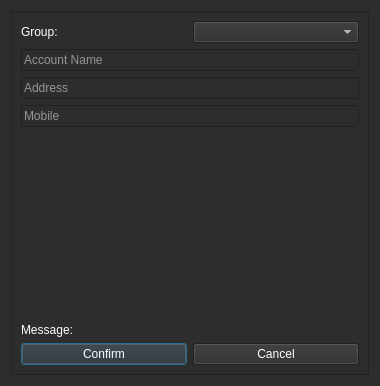
<?xml version="1.0" encoding="UTF-8"?>
<ui version="4.0">
    <class>Dialog</class>
    <widget class="QDialog" name="Dialog">
        <property name="geometry">
            <rect>
                <x>0</x>
                <y>0</y>
                <width>380</width>
                <height>386</height>
            </rect>
        </property>
        <property name="sizePolicy">
            <sizepolicy hsizetype="Fixed" vsizetype="Fixed">
                <horstretch>0</horstretch>
                <verstretch>0</verstretch>
            </sizepolicy>
        </property>
        <property name="font">
            <font>
                <family>Arial</family>
                <pointsize>12</pointsize>
            </font>
        </property>
        <property name="windowTitle">
            <string>Add Account</string>
        </property>
        <property name="styleSheet">
            <string notr="true">background-color: rgb(45, 45, 45);
                color: rgb(255, 255, 255);
            </string>
        </property>
        <layout class="QVBoxLayout" name="verticalLayout_2">
            <item>
                <widget class="QFrame" name="frame">
                    <property name="styleSheet">
                        <string notr="true"/>
                    </property>
                    <property name="frameShape">
                        <enum>QFrame::StyledPanel</enum>
                    </property>
                    <property name="frameShadow">
                        <enum>QFrame::Raised</enum>
                    </property>
                    <layout class="QVBoxLayout" name="verticalLayout">
                        <item>
                            <layout class="QHBoxLayout" name="horizontalLayout">
                                <item>
                                    <widget class="QLabel" name="label">
                                        <property name="text">
                                            <string>Group:</string>
                                        </property>
                                    </widget>
                                </item>
                                <item>
                                    <widget class="QComboBox" name="comboGroup"/>
                                </item>
                            </layout>
                        </item>
                        <item>
                            <widget class="QLineEdit" name="ld_name">
                                <property name="placeholderText">
                                    <string>Account Name</string>
                                </property>
                            </widget>
                        </item>
                        <item>
                            <widget class="QLineEdit" name="ld_address">
                                <property name="placeholderText">
                                    <string>Address</string>
                                </property>
                            </widget>
                        </item>
                        <item>
                            <widget class="QLineEdit" name="ld_mobile">
                                <property name="placeholderText">
                                    <string>Mobile</string>
                                </property>
                            </widget>
                        </item>
                        <item>
                            <spacer name="verticalSpacer">
                                <property name="orientation">
                                    <enum>Qt::Vertical</enum>
                                </property>
                                <property name="sizeHint" stdset="0">
                                    <size>
                                        <width>20</width>
                                        <height>29</height>
                                    </size>
                                </property>
                            </spacer>
                        </item>
                        <item>
                            <widget class="QLabel" name="label_msg">
                                <property name="text">
                                    <string>Message:</string>
                                </property>
                            </widget>
                        </item>
                        <item>
                            <layout class="QHBoxLayout" name="horizontalLayout_2">
                                <item>
                                    <widget class="QPushButton" name="pb_confirm">
                                        <property name="text">
                                            <string>Confirm</string>
                                        </property>
                                    </widget>
                                </item>
                                <item>
                                    <widget class="QPushButton" name="pb_cancel">
                                        <property name="text">
                                            <string>Cancel</string>
                                        </property>
                                    </widget>
                                </item>
                            </layout>
                        </item>
                    </layout>
                </widget>
            </item>
        </layout>
    </widget>
    <resources/>
    <connections/>
</ui>
